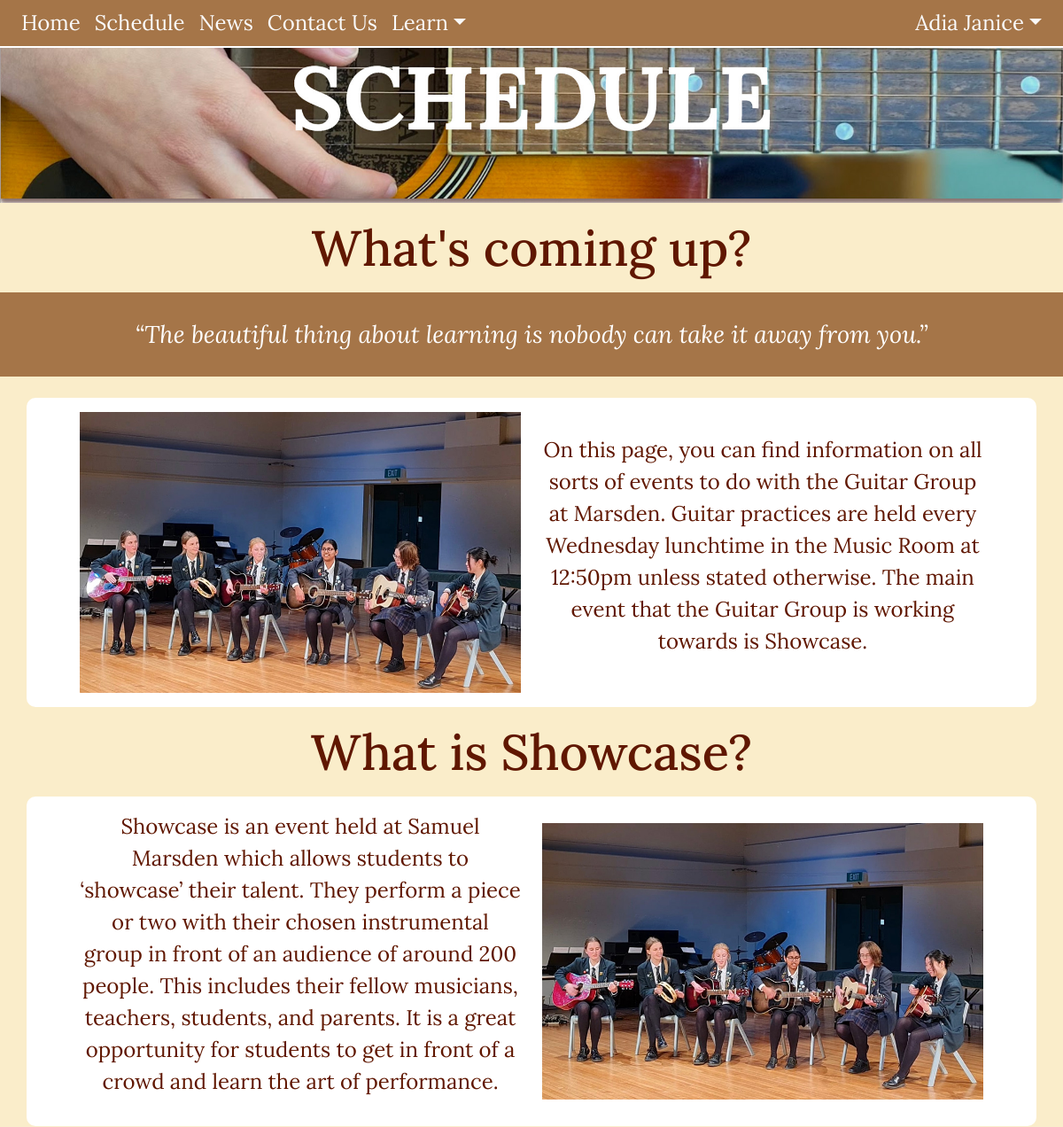
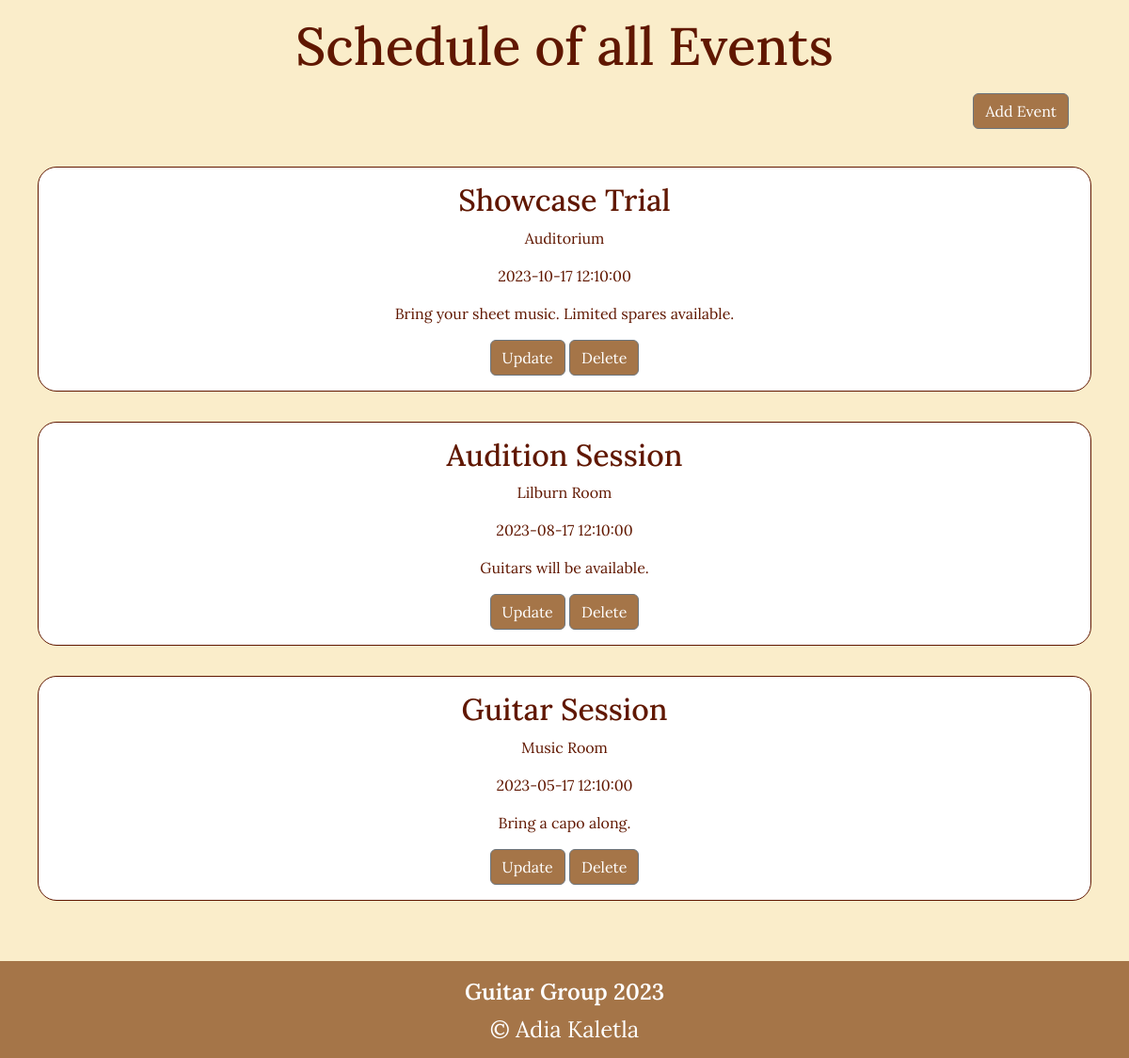
The page /schedule (signed in) on the database its author committed (2 pictures, top to bottom).
### tables this page shows
CREATE TABLE schedule(
schedule_id integer primary key autoincrement not null,
event_name text not null,
location text not null,
date_time date not null,
notes text,
member_id integer,
foreign key(member_id) references member(member_id)
);

### server.py (the view)
@app.route('/schedule')
def schedule():
    print("start schedule")
    sql = """select schedule.schedule_id, schedule.event_name, schedule.location, schedule.date_time,
        schedule.notes, member.first_name
        from schedule
        join member on schedule.member_id= member.member_id
        order by schedule.date_time desc;
        """
    print("start schedule2")
    result = run_search_query_tuples(sql, (), db_path, True)
    print(result)
    return render_template("schedule.html", schedule=result)

### db_functions.py (called while the page is built)
def run_search_query_tuples(sql_query, values_tuple, file_path, rowfactory=False):
    try:
        db = sqlite3.connect(file_path)
        if rowfactory:
            db.row_factory = sqlite3.Row
        cursor = db.cursor()
        cursor.execute(sql_query, values_tuple)
        result = cursor.fetchall()
        cursor.close()
    except sqlite3.Error as error:
        print("Error running search query tuples: {}".format(error))
        return None
    db.close()
    if result is None:
        print("No search values were found")
    return result

### templates/schedule.html (shortened to what this page needs)
{% extends "layout.html" %}
{% block banner%}
static/images/schedulebanner.jpg
{% endblock %}
{% block content%}
<div class="container-fluid">
<h1> What's coming up? </h1>
<div class=quote_container>
    <p class="quote"> “The beautiful thing about learning is nobody can take it away from you.” </p>
</div>
<div class="container-lg">
    <div class="row align-items-center px-5 py-3">
        <div class="col-lg-6">
            <img class="img-fluid part-img" src="static/images/showcase1.jpg" alt="1">
        </div>
        <div class="col-lg-6">
            <p class="body-text"> On this page, you can find information on all sorts of events to do with the Guitar Group at Marsden. Guitar practices are held every Wednesday lunchtime in the Music Room at 12:50pm unless stated otherwise. The main event that the Guitar Group is working towards is Showcase. </p>
        </div>
    </div>
</div>
<h1> What is Showcase? </h1>
<div class="container-lg">
    <div class="row align-items-center px-5 py-3">
        <div class="col-lg-6">
            <p class="body-text"> Showcase is an event held at Samuel Marsden which allows students to ‘showcase’ their talent. They perform a piece or two with their chosen instrumental group in front of an audience of around 200 people. This includes their fellow musicians, teachers, students, and parents. It is a great opportunity for students to get in front of a crowd and learn the art of performance.</p>
        </div>
        <div class="col-lg-6">
            <img class="img-fluid part-img" src="static/images/showcase2.jpg" alt="2">
        </div>
    </div>
</div>
<h1>Schedule of all Events</h1>
            {% if session['auth'] == 0 %}
                <div class="add-button text-end">
                    <a class="btn btn-secondary" href="{{ url_for('schedule_cud', id=0, task='add') }}">Add Event</a>
                </div>
            {% endif %}
    <div class="schedule-box">
            {% for row in schedule %}
                <div class="schedule-container">
                    <h2 class="title-box"> {{ row['event_name'] }} </h2>
                    <p class="location"> {{ row['location'] | replace("\n", "<br>") | safe}} </p>
                    <p class="date_time"> {{ row['date_time'] | replace("\n", "<br>") | safe}} </p>
                    <p class="notes"> {{ row['notes'] | replace("\n", "<br>") | safe}} </p>
                    {% if session['auth'] == 0 %}
                        <div class="news-meta">
                            <a class="btn btn-secondary" href="{{ url_for('schedule_cud', id=row['schedule_id'], task='update') }}">Update</a>
                            <a class="btn btn-secondary" href="{{ url_for('schedule_cud', id=row['schedule_id'], task='delete') }}">Delete</a>
                        </div>
                    {% endif %}
                </div>
            {% endfor %}
    </div>
</div>
{% endblock %}

### static/styles.css (style rules this page uses)
:root { --dutch-white: rgb(250, 237, 202); --charcol: rgb(54, 70, 82); --chamoisee: rgb(165, 117, 72); --black-bean: rgb(43, 5, 4); --blood-red: rgb(96, 23, 0); }
body { font-family: 'Lora', sans-serif; font-size: 100%; background-color: var(--dutch-white); }
.quote { font-size: 1.7em; font-style:italic; padding: 1em 1em; margin-bottom: 0.9em; text-align: center; background-color: var(--chamoisee); color: rgb(255,255,255); }
.body-text, label { font-size: 1.5em; text-align: center; color:var(--blood-red); }
h1 { font-size: 3.5em; color:var(--blood-red); text-align: center; font-weight: 500; margin: 0.3em; }
h2 { font-size: 2em; color:var(--blood-red); text-align: left; font-weight: 500; }
.container-fluid { border: 0 solid blue; padding: 0; }
.container-lg { background-color:rgb(255,255,255); overflow: auto; border-radius: 10px; }
.quote_container { overflow: auto; }
.part-img { max-width: 100%; margin: auto; display: block; }
.btn-secondary { background-color:var(--chamoisee); }
.add-button { margin-right: 4em; }
.schedule-container { background-color:rgb(255,255,255); overflow: auto; border: 1px solid var(--blood-red); border-radius: 20px; padding: 1em; margin: 2em; }
.schedule-box { text-align: center; color: var(--blood-red); padding: 0.5em; }
.title-box { text-align: center; color: var(--blood-red); }
.news-meta { text-align: center; color: var(--blood-red); }

### rows shown on the page
schedule: event_name "Showcase Trial", location "Auditorium", date_time "2023-10-17 12:10:00", notes "Bring your sheet music. Limited spares available."
schedule: event_name "Audition Session", location "Lilburn Room", date_time "2023-08-17 12:10:00", notes "Guitars will be available."
schedule: event_name "Guitar Session", location "Music Room", date_time "2023-05-17 12:10:00", notes "Bring a capo along."

### other values the page prints
{{ session['name'] }} "Adia Janice"
